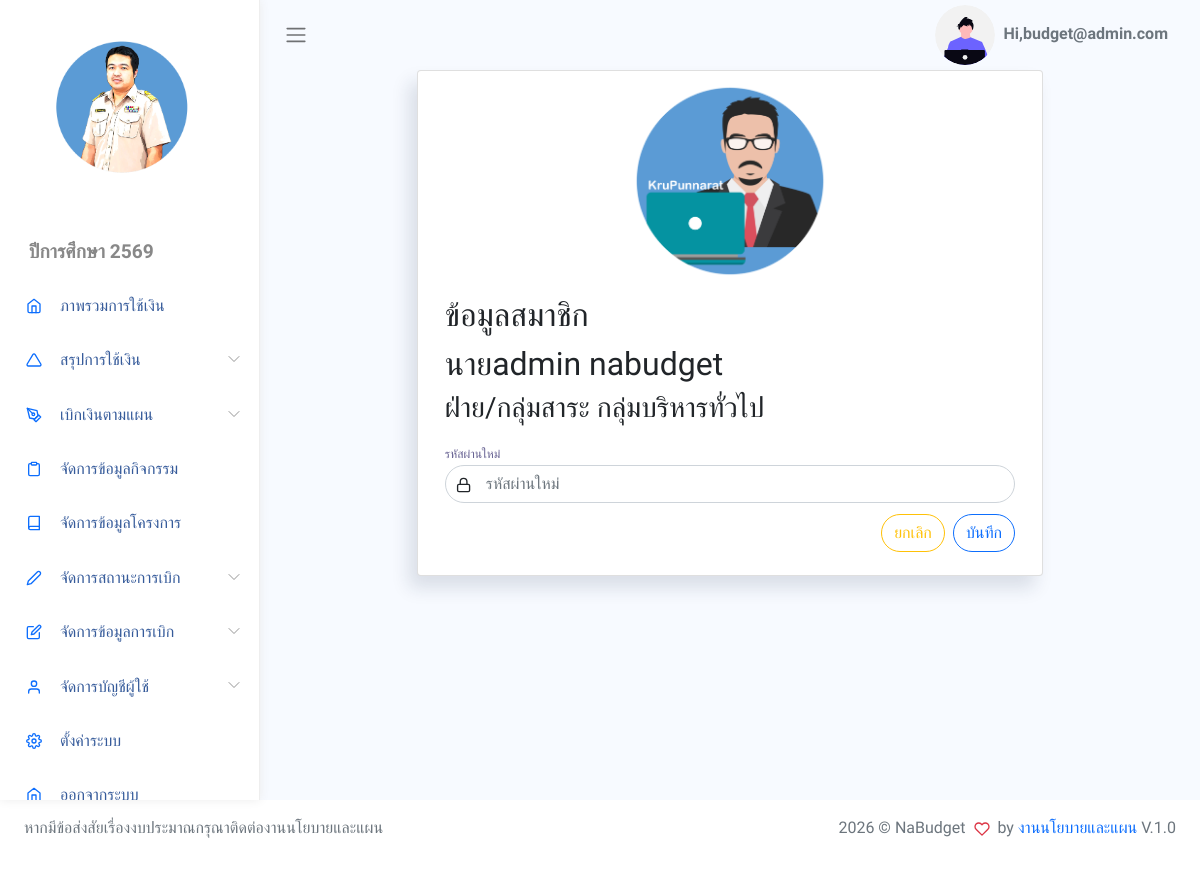
Screenshot of /App/Auth/Views/showEditPass.php?id=2&action=repassword (signed in) with the database file from the repository.
### tables this page shows
CREATE TABLE `setting` (
  `set_id` int(1) NOT NULL,
  `sys_name` varchar(255) NOT NULL,
  `school_name` varchar(255) NOT NULL,
  `logo_url` varchar(255) NOT NULL,
  `title_name` varchar(255) NOT NULL,
  `year_name` varchar(255) NOT NULL,
  `dir_name` varchar(255) NOT NULL,
  `man_name` varchar(255) NOT NULL,
  `plan_name` varchar(255) NOT NULL,
  `menu_project` int(1) NOT NULL,
  `menu_activity` int(1) NOT NULL,
  `menu_payplan` int(1) NOT NULL,
  `created_at` datetime DEFAULT current_timestamp()
);

CREATE TABLE `persons` (
  `id` int(10) UNSIGNED NOT NULL,
  `firstname` varchar(255) NOT NULL,
  `lastname` varchar(255) NOT NULL,
  `dob` date DEFAULT NULL,
  `gender_id` int(11) DEFAULT NULL,
  `dep_id` int(11) DEFAULT NULL,
  `salary` decimal(15,2) DEFAULT NULL,
  `avatar` varchar(255) DEFAULT NULL,
  `created_at` datetime DEFAULT current_timestamp()
);

CREATE TABLE `refs` (
  `id` int(11) NOT NULL,
  `ref_id` int(11) NOT NULL,
  `title` varchar(255) NOT NULL,
  `color` varchar(255) NOT NULL,
  `ref_group_id` int(11) DEFAULT NULL,
  `created_at` datetime DEFAULT current_timestamp()
);

CREATE TABLE `department` (
  `dep_id` int(11) NOT NULL COMMENT 'รหัสกลุ่ม',
  `dep_name` varchar(100) NOT NULL COMMENT 'ชื่อกลุ่ม',
  `dep_user` varchar(100) NOT NULL COMMENT 'ชื่อหัวหน้ากลุ่ม',
  `dep_pos` varchar(100) NOT NULL COMMENT 'ตำแหน่ง',
  `man_id` int(11) NOT NULL
);

### App/Auth/Views/showEditPass.php (the view, shortened to what the rows shown need)
<?php
require_once BASE_PATH . "/App/Inc/header.php";
require_once BASE_PATH . "/App/Inc/sidebar.php";
?>
<?php
$personObj = new Person();
$persons = $personObj->getPersonById($_GET['id']);
?>
<section id="content-types " class="d-flex justify-content-center">
  <div class="col-md-8 col-sm-12">
    <div class="card">
      <div class="card-content">
        <div class="card-body">
          <p class="card-text">
            <?php
            echo '<h2>' . $persons['gender'] . $persons['firstname'] . ' ' . $persons['lastname'] . '</h2>';
            echo '<h3>ฝ่าย/กลุ่มสาระ ' . $persons['dep_name'] . '</h3>';
            ?>
          </p>
        </div>
      </div>
    </div>
  </div>
  </div>
<?php require_once BASE_PATH . "/App/Inc/footer.php"; ?>

### App/Inc/sidebar.php (shortened to what the rows shown need)
<?php
$settingObj = new Setting();
$settings = $settingObj->getSetting();
?>
<body>
    <div id="app">
        <div id="sidebar" class='active'>
            <div class="sidebar-wrapper active">
                <div class="sidebar-header" style="text-align:center">
                    <img src="<?= BASE_URL . $settings['logo_url']?>" alt="" srcset="" style="width: 150px;height:150px;">
                </div>
                <div class="">
                    <ul class="menu">
                        <li class='sidebar-title'><?= htmlspecialchars($settings['year_name']) ?></li>
                        <li class="sidebar-item ">
                            <a href="<?= BASE_URL ?>/App/Views/showGroupCard.php" class='sidebar-link'>
                            </a>
                        </li>
                        <li class="sidebar-item  has-sub">
                            <a href="#" class='sidebar-link'>
                            </a>
                        </li>
                        <?php
                        if ($_SESSION['role'] <= 7) {
                            echo "
                            <li class='sidebar-item  has-sub'>
                                <a href='#' class='sidebar-link'>
                                    <i data-feather='pen-tool' width='20'></i>
                                    <span>เบิกเงินตามแผน</span>
                                </a>
                                <ul class='submenu '>
                                    <li>
                                        <a href='" . BASE_URL . "/App/Views/formPayPlan.php'>ใบคำขออนมุติใช้เงิน</a>
                                    </li>
                                    <li>
                                        <a href='" . BASE_URL . "/App/Views/showPayPlan.php'>ข้อมูลการเบิก</a>
                                    </li>
                                </ul>
                            </li>
                            <!-- <li class='sidebar-item'>
                                <a href='" . BASE_URL . "/document/แบบสรุปโครงการ2564.docx' class='sidebar-link'>
                                    <i data-feather='triangle' width='20'></i>
                                    <span>แบบสรุปโครงการปี 2564</span>
                                </a>
                            </li>
                            <li class='sidebar-item'>
                                <a href='https://drive.google.com/drive/folders/10lbb2oCK1EN5yT9p9R833f19MvhAm9VG?usp=sharing' class='sidebar-link'>
                                    <i data-feather='triangle' width='20'></i>
                                    <span>ประชุมจัดทำแผนปีการศึกษา 2566</span>
                                </a>
                            </li>
                            <li class='sidebar-item'>
                                <a href='#' class='sidebar-link'>
                                    <i data-feather='triangle' width='20'></i>
                                    <span>อัปโหลดไฟล์ประมาณการ</span>
                                </a>
                            </li> -->
                            <li class='sidebar-item'>
                                <a href='" . BASE_URL . "/App/Views/manageActivity.php' class='sidebar-link'>
                                    <i data-feather='clipboard' width='20'></i>
                                    <span>จัดการข้อมูลกิจกรรม</span>
                                </a>
                            </li>
                            ";
                        }
                        ?>
                        <?php
                        if ($_SESSION['role'] == 1) {
                            echo "
                                <li class='sidebar-item'>
                                    <a href='" . BASE_URL . "/App/Views/manageProject.php' class='sidebar-link'>
                                        <i data-feather='book' width='20'></i>
                                        <span>จัดการข้อมูลโครงการ</span>
                                    </a>
                                </li>
                                ";
                        }
                        ?>
                        <?php
                        if ($_SESSION['role'] <= 5) {
                            echo "
                                <li class='sidebar-item  has-sub'>
                                    <a href='#' class='sidebar-link'>
                                    <i data-feather='edit-2' width='20'></i>
                                    <span>จัดการสถานะการเบิก</span>
                                    </a>
                                    <ul class='submenu '>
                                    <li>
                                        <a href='" . BASE_URL . "/App/Views/showPayBill.php'>จัดการสถานะการเบิก</a>
                                    </li>
                                    <li>
                                        <a href='" . BASE_URL . "/App/Views/searchEditPayBill.php'>จัดการการจ่ายเงิน</a>
                                    </li>
                                    </ul>
                                </li>
                                ";
                        }
                        ?>
                        <?php
                        if ($_SESSION['role'] == 1) {
                            echo "
                                <li class='sidebar-item  has-sub'>
                                    <a href='#' class='sidebar-link'>
                                    </a>
                                        <a href='" . BASE_URL . "/App/Views/formPayPlan.php'>เพิ่มข้อมูลการเบิก</a>
                                        <a href='" . BASE_URL . "/App/Views/searchEditReport.php'>แก้ไขข้อมูลใบคำขอ</a>
                                        <a href='" . BASE_URL . "/App/Views/searchEditMoney.php'>แก้ยอดเงินเบิก</a>
                                        <a href='" . BASE_URL . "/App/Views/showGroupCard_admin.php'>ตรวจสอบยอดเงินรวม</a>
                                        <a href='" . BASE_URL . "/App/Views/showProject_admin.php'>ตรวจสอบยอดเงินโครงการ</a>
                                        <a href='" . BASE_URL . "/App/Views/showActivity_admin.php'>ตรวจสอบยอดเงินกิจกรรม</a>
                                        <a href='" . BASE_URL . "/App/Views/showProjectExcel.php' target='_blank'>Excel โครงการ</a>
                                        <a href='" . BASE_URL . "/App/Views/showActivityExcel.php' target='_blank'>Excel กิจกรรม</a>
                                        <a href='" . BASE_URL . "/App/Views/showPayPlanExcel.php' target='_blank'>Excel ข้อมูลการเบิก</a>
                                        <a href='" . BASE_URL . "/App/Views/reportBudget.php' target='_blank'>รายงานการใช้เงินตามแผนปฏิบัติการ</a>
                                </li>
                                ";
                        }
                        ?>
                        <?php
                        if ($_SESSION['role'] == 1) {
                            echo "
                                <li class='sidebar-item  has-sub'>
                                    <a href='#' class='sidebar-link'>
                                    <i data-feather='user' width='20'></i>
                                    <span>จัดการบัญชีผู้ใช้</span>
                                    </a>
                                    <ul class='submenu '>
                                        <li>
                                            <a href='" . BASE_URL . "/App/Auth/Views/showPerson.php'>ข้อมูลสมาชิก</a>
                                        </li>
                                        <li>
                                            <a href='" . BASE_URL . "/App/Auth/Views/addPerson.php'>เพิ่มสมาชิก</a>
                                        </li>
                                    </ul>
                                </li>
                                ";
                        }
                        ?>
                        <?php
                        if ($_SESSION['role'] == 1 && $_SESSION['id'] == 1) {
                            echo "
                                <li class='sidebar-item'>
                                    <a href='" . BASE_URL . "/App/Views/manageSetting.php' class='sidebar-link'>
                                    <i data-feather='settings' width='20'></i>
                                    <span>ตั้งค่าระบบ</span>
                                    </a>
                                </li>
                                ";
                        }
                        ?>
                        <li class="sidebar-item ">
                            <a href="#" data-toggle="modal" data-target="#logoutModal" class='sidebar-link'>
                            </a>
                        </li>
                    </ul>
                </div>
            </div>
        </div>
        <div id="main">

### App/Inc/footer.php (shortened to what the rows shown need)
<footer>
    <div class="footer clearfix mb-0 text-muted">
        <div class="float-right">
            <p>2026 &copy; <?= htmlspecialchars($settings['sys_name']) ?> <span class='text-danger'><i data-feather="heart"></i></span> by <a
                    href="#">งานนโยบายและแผน</a> V.1.0</p>
        </div>
    </div>
</footer>
</div>
</body>
</html>

### rows the page displays
setting: logo_url (picture), year_name "ปีการศึกษา 2569", sys_name "NaBudget"
persons: refs.title "นาย", firstname "admin", lastname "nabudget", dep.dep_name "กลุ่มบริหารทั่วไป"

### other values shown
$_SESSION['username'] "budget@admin.com"
